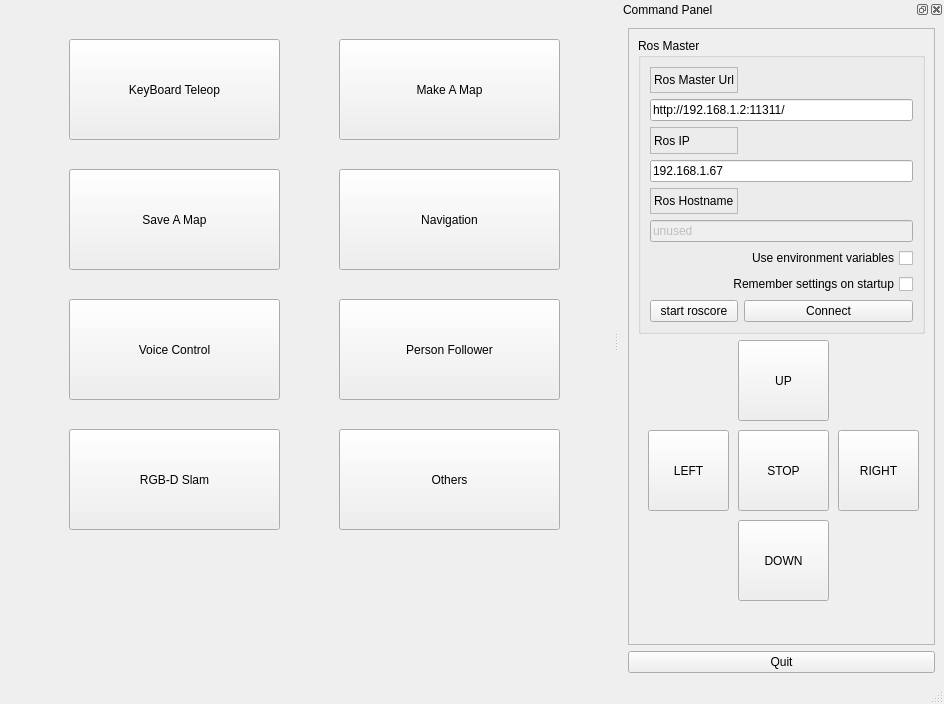
<?xml version="1.0" encoding="UTF-8"?>
<ui version="4.0">
 <class>MainWindowDesign</class>
 <widget class="QMainWindow" name="MainWindowDesign">
  <property name="geometry">
   <rect>
    <x>0</x>
    <y>0</y>
    <width>944</width>
    <height>704</height>
   </rect>
  </property>
  <property name="windowTitle">
   <string>QRosApp</string>
  </property>
  <property name="windowIcon">
   <iconset resource="../resources/images.qrc">
    <normaloff>:/images/icon.png</normaloff>:/images/icon.png</iconset>
  </property>
  <property name="locale">
   <locale language="English" country="Australia"/>
  </property>
  <widget class="QWidget" name="centralwidget">
   <layout class="QHBoxLayout">
    <item>
     <widget class="QWidget" name="widget_2" native="true">
      <widget class="QPushButton" name="btn_keyboard_teleop">
       <property name="geometry">
        <rect>
         <x>60</x>
         <y>30</y>
         <width>211</width>
         <height>101</height>
        </rect>
       </property>
       <property name="text">
        <string>KeyBoard Teleop</string>
       </property>
      </widget>
      <widget class="QPushButton" name="btn_make_a_map">
       <property name="geometry">
        <rect>
         <x>330</x>
         <y>30</y>
         <width>221</width>
         <height>101</height>
        </rect>
       </property>
       <property name="text">
        <string>Make A Map</string>
       </property>
      </widget>
      <widget class="QPushButton" name="btn_save_a_map">
       <property name="geometry">
        <rect>
         <x>60</x>
         <y>160</y>
         <width>211</width>
         <height>101</height>
        </rect>
       </property>
       <property name="text">
        <string>Save A Map</string>
       </property>
      </widget>
      <widget class="QPushButton" name="btn_navigation">
       <property name="geometry">
        <rect>
         <x>330</x>
         <y>160</y>
         <width>221</width>
         <height>101</height>
        </rect>
       </property>
       <property name="text">
        <string>Navigation</string>
       </property>
      </widget>
      <widget class="QPushButton" name="btn_voice_control">
       <property name="geometry">
        <rect>
         <x>60</x>
         <y>290</y>
         <width>211</width>
         <height>101</height>
        </rect>
       </property>
       <property name="text">
        <string>Voice Control</string>
       </property>
      </widget>
      <widget class="QPushButton" name="btn_person_follower">
       <property name="geometry">
        <rect>
         <x>330</x>
         <y>290</y>
         <width>221</width>
         <height>101</height>
        </rect>
       </property>
       <property name="text">
        <string>Person Follower</string>
       </property>
      </widget>
      <widget class="QPushButton" name="btn_rgb_d_slam">
       <property name="geometry">
        <rect>
         <x>60</x>
         <y>420</y>
         <width>211</width>
         <height>101</height>
        </rect>
       </property>
       <property name="text">
        <string>RGB-D Slam</string>
       </property>
      </widget>
      <widget class="QPushButton" name="btn_others">
       <property name="geometry">
        <rect>
         <x>330</x>
         <y>420</y>
         <width>221</width>
         <height>101</height>
        </rect>
       </property>
       <property name="text">
        <string>Others</string>
       </property>
      </widget>
     </widget>
    </item>
   </layout>
  </widget>
  <widget class="QMenuBar" name="menubar">
   <property name="geometry">
    <rect>
     <x>0</x>
     <y>0</y>
     <width>944</width>
     <height>25</height>
    </rect>
   </property>
  </widget>
  <widget class="QStatusBar" name="statusbar"/>
  <widget class="QDockWidget" name="dock_status">
   <property name="sizePolicy">
    <sizepolicy hsizetype="Minimum" vsizetype="Preferred">
     <horstretch>0</horstretch>
     <verstretch>0</verstretch>
    </sizepolicy>
   </property>
   <property name="minimumSize">
    <size>
     <width>325</width>
     <height>409</height>
    </size>
   </property>
   <property name="allowedAreas">
    <set>Qt::RightDockWidgetArea</set>
   </property>
   <property name="windowTitle">
    <string>Command Panel</string>
   </property>
   <attribute name="dockWidgetArea">
    <number>2</number>
   </attribute>
   <widget class="QWidget" name="dockWidgetContents_2">
    <layout class="QVBoxLayout" name="verticalLayout">
     <item>
      <widget class="QFrame" name="frame">
       <property name="sizePolicy">
        <sizepolicy hsizetype="Minimum" vsizetype="Preferred">
         <horstretch>0</horstretch>
         <verstretch>0</verstretch>
        </sizepolicy>
       </property>
       <property name="frameShape">
        <enum>QFrame::StyledPanel</enum>
       </property>
       <property name="frameShadow">
        <enum>QFrame::Raised</enum>
       </property>
       <layout class="QVBoxLayout" name="verticalLayout_3">
        <item>
         <widget class="QGroupBox" name="groupBox">
          <property name="title">
           <string>Ros Master</string>
          </property>
          <layout class="QGridLayout" name="gridLayout">
           <item row="0" column="0">
            <widget class="QLabel" name="label">
             <property name="frameShape">
              <enum>QFrame::StyledPanel</enum>
             </property>
             <property name="frameShadow">
              <enum>QFrame::Raised</enum>
             </property>
             <property name="text">
              <string>Ros Master Url</string>
             </property>
            </widget>
           </item>
           <item row="1" column="0" colspan="2">
            <widget class="QLineEdit" name="line_edit_master">
             <property name="text">
              <string>http://192.168.1.2:11311/</string>
             </property>
            </widget>
           </item>
           <item row="2" column="0">
            <widget class="QLabel" name="label_2">
             <property name="frameShape">
              <enum>QFrame::StyledPanel</enum>
             </property>
             <property name="frameShadow">
              <enum>QFrame::Raised</enum>
             </property>
             <property name="text">
              <string>Ros IP</string>
             </property>
            </widget>
           </item>
           <item row="3" column="0" colspan="2">
            <widget class="QLineEdit" name="line_edit_host">
             <property name="text">
              <string>192.168.1.67</string>
             </property>
            </widget>
           </item>
           <item row="4" column="0">
            <widget class="QLabel" name="label_3">
             <property name="frameShape">
              <enum>QFrame::StyledPanel</enum>
             </property>
             <property name="frameShadow">
              <enum>QFrame::Raised</enum>
             </property>
             <property name="text">
              <string>Ros Hostname</string>
             </property>
            </widget>
           </item>
           <item row="5" column="0" colspan="2">
            <widget class="QLineEdit" name="line_edit_topic">
             <property name="enabled">
              <bool>false</bool>
             </property>
             <property name="text">
              <string>unused</string>
             </property>
            </widget>
           </item>
           <item row="6" column="0" colspan="2">
            <widget class="QCheckBox" name="checkbox_use_environment">
             <property name="layoutDirection">
              <enum>Qt::RightToLeft</enum>
             </property>
             <property name="text">
              <string>Use environment variables</string>
             </property>
            </widget>
           </item>
           <item row="7" column="0" colspan="2">
            <widget class="QCheckBox" name="checkbox_remember_settings">
             <property name="layoutDirection">
              <enum>Qt::RightToLeft</enum>
             </property>
             <property name="text">
              <string>Remember settings on startup</string>
             </property>
            </widget>
           </item>
           <item row="8" column="1">
            <widget class="QPushButton" name="button_connect">
             <property name="enabled">
              <bool>true</bool>
             </property>
             <property name="sizePolicy">
              <sizepolicy hsizetype="MinimumExpanding" vsizetype="Fixed">
               <horstretch>0</horstretch>
               <verstretch>0</verstretch>
              </sizepolicy>
             </property>
             <property name="toolTip">
              <string>Set the target to the current joint trajectory state.</string>
             </property>
             <property name="statusTip">
              <string>Clear all waypoints and set the target to the current joint trajectory state.</string>
             </property>
             <property name="text">
              <string>Connect</string>
             </property>
            </widget>
           </item>
           <item row="8" column="0">
            <widget class="QPushButton" name="btn_start_roscore">
             <property name="text">
              <string>start roscore</string>
             </property>
            </widget>
           </item>
          </layout>
         </widget>
        </item>
        <item>
         <widget class="QWidget" name="widget" native="true">
          <widget class="QPushButton" name="btn_up">
           <property name="geometry">
            <rect>
             <x>100</x>
             <y>0</y>
             <width>91</width>
             <height>81</height>
            </rect>
           </property>
           <property name="text">
            <string>UP</string>
           </property>
          </widget>
          <widget class="QPushButton" name="btn_down">
           <property name="geometry">
            <rect>
             <x>100</x>
             <y>180</y>
             <width>91</width>
             <height>81</height>
            </rect>
           </property>
           <property name="text">
            <string>DOWN</string>
           </property>
          </widget>
          <widget class="QPushButton" name="btn_left">
           <property name="geometry">
            <rect>
             <x>10</x>
             <y>90</y>
             <width>81</width>
             <height>81</height>
            </rect>
           </property>
           <property name="text">
            <string>LEFT</string>
           </property>
          </widget>
          <widget class="QPushButton" name="btn_right">
           <property name="geometry">
            <rect>
             <x>200</x>
             <y>90</y>
             <width>81</width>
             <height>81</height>
            </rect>
           </property>
           <property name="text">
            <string>RIGHT</string>
           </property>
          </widget>
          <widget class="QPushButton" name="btn_stop">
           <property name="geometry">
            <rect>
             <x>100</x>
             <y>90</y>
             <width>91</width>
             <height>81</height>
            </rect>
           </property>
           <property name="text">
            <string>STOP</string>
           </property>
          </widget>
         </widget>
        </item>
       </layout>
      </widget>
     </item>
     <item>
      <widget class="QPushButton" name="quit_button">
       <property name="sizePolicy">
        <sizepolicy hsizetype="MinimumExpanding" vsizetype="Fixed">
         <horstretch>0</horstretch>
         <verstretch>0</verstretch>
        </sizepolicy>
       </property>
       <property name="text">
        <string>Quit</string>
       </property>
      </widget>
     </item>
    </layout>
   </widget>
  </widget>
  <action name="action_Quit">
   <property name="text">
    <string>&amp;Quit</string>
   </property>
   <property name="shortcut">
    <string>Ctrl+Q</string>
   </property>
   <property name="shortcutContext">
    <enum>Qt::ApplicationShortcut</enum>
   </property>
  </action>
  <action name="action_Preferences">
   <property name="text">
    <string>&amp;Preferences</string>
   </property>
  </action>
  <action name="actionAbout">
   <property name="text">
    <string>&amp;About</string>
   </property>
  </action>
  <action name="actionAbout_Qt">
   <property name="text">
    <string>About &amp;Qt</string>
   </property>
  </action>
 </widget>
 <resources>
  <include location="../resources/images.qrc"/>
 </resources>
 <connections>
  <connection>
   <sender>action_Quit</sender>
   <signal>triggered()</signal>
   <receiver>MainWindowDesign</receiver>
   <slot>close()</slot>
   <hints>
    <hint type="sourcelabel">
     <x>-1</x>
     <y>-1</y>
    </hint>
    <hint type="destinationlabel">
     <x>399</x>
     <y>299</y>
    </hint>
   </hints>
  </connection>
  <connection>
   <sender>quit_button</sender>
   <signal>clicked()</signal>
   <receiver>MainWindowDesign</receiver>
   <slot>close()</slot>
   <hints>
    <hint type="sourcelabel">
     <x>859</x>
     <y>552</y>
    </hint>
    <hint type="destinationlabel">
     <x>469</x>
     <y>299</y>
    </hint>
   </hints>
  </connection>
 </connections>
</ui>
